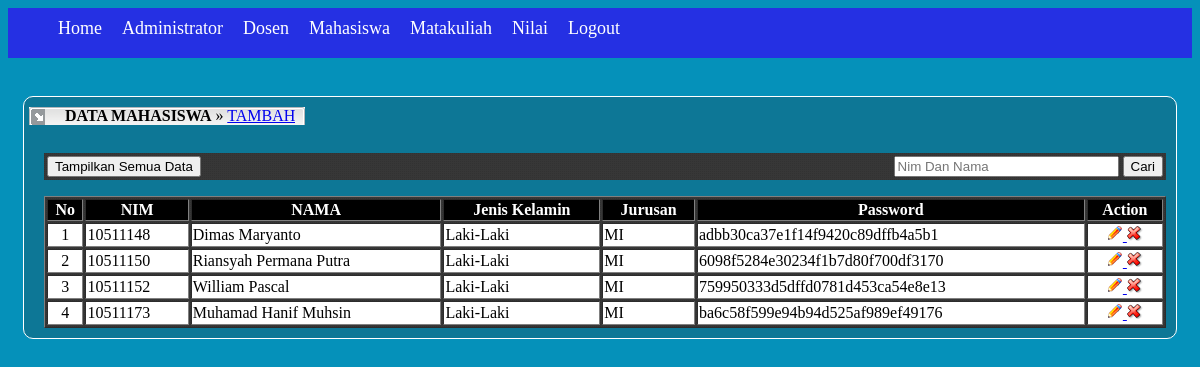
The page /admin/index.php?page=mahasiswa/view (signed in) on the database its author committed.
### tables this page shows
CREATE TABLE IF NOT EXISTS `mahasiswa` (
  `nim` varchar(30) NOT NULL,
  `nama` varchar(100) NOT NULL,
  `jk` char(10) DEFAULT NULL,
  `jur` varchar(30) DEFAULT NULL,
  `password` varchar(100) DEFAULT NULL,
  PRIMARY KEY (`nim`)
);

### includes/classes.php (called while the page is built, shortened)
<?php
class Database {
    private $server = "localhost";
    private $username = "root";
    private $password = "admin";
    private $dbName = "nilaionline148";
    function getDriverConnection() {
        $mysqli = new mysqli($this->server, $this->username, $this->password, $this->dbName);
        return $mysqli;
    }
}
class Mahasiswa {
    private $tableName = "mahasiswa";
    function tampilSemuaData() {
        $db = new Database();
        $sql = new PerintahSQL();
        $mysqli = $db->getDriverConnection();
        $query = $sql->getPerintahSelectAll($this->tableName);
        try {
            $result = mysqli_query($mysqli, $query);
            if ($result === FALSE) {
                throw new Exception("Failed Show Data : " . $mysqli->error);
            } else {
                while ($rows = mysqli_fetch_array($result)) {
                    $data[] = $rows;
                }
            }
        } catch (Exception $ex) {
            echo "$ex->getMessage()";
        }
        return $data;
    }
}
class PerintahSQL {
    function getPerintahSelectAll($table) {
        return "select * from $table";
    }
}
?>

### admin/mahasiswa/view.php (the view, shortened to what this page needs)
<?php
include_once '../../includes/classes.php';
?>
<div class="header">
    <div class="header-navigation">
        <div id="left-header">&emsp;</div>
        <div id="center-header"> &emsp; <b>DATA MAHASISWA</b> &raquo; <a href="?page=mahasiswa/insert">TAMBAH</a></div>
        <div id="right-header">&emsp;</div>
    </div>
</div>
<br><br>
<div id="navigation-search">
    <form method="POST" enctype="multipart/form-data">
        <table border="0" width="100%">
            <thead>
                <tr>
                    <th align="left">
                        <input type="submit" value="Tampilkan Semua Data" name="sb" />
                    </th>
                    <th align="right">
                        <input type="text" name="txtCari" value="" size="25"
                               placeholder="Nim Dan Nama"/>
                        <input type="submit" value="Cari" name="sb" />
                    </th>
                </tr>
            </thead>
        </table>
    </form>
</div>
<div class="menu-content">
    <table border="1" width="100%">
        <thead>
            <tr>
                <th align="center">No</th>
                <th>NIM</th>
                <th>NAMA</th>
                <th>Jenis Kelamin</th>
                <th >Jurusan</th>
                <th>Password</th>
                <th align="center">Action</th>
            </tr>
        </thead>
        <tbody>
            <?php
            $mhs = new Mahasiswa();
            $arrayMahasiswa = $mhs->tampilSemuaData();
            if (count($arrayMahasiswa)) {
                $i = 1;
                foreach ($arrayMahasiswa as $value) {
                    ?>
                    <tr>
                        <td align="center"><?php echo "$i"; ?></td>
                        <td><?php echo "$value[0]"; ?></td>
                        <td><?php echo "$value[1]"; ?></td>
                        <td><?php echo "$value[2]"; ?></td>
                        <td><?php echo "$value[3]"; ?></td>
                        <td><?php echo "$value[4]"; ?></td>
                        <td align="center">
                            <a href="?page=mahasiswa/update&key=<?php echo "$value[0]"; ?>">
                                <img src="../img/ico_edit.gif" class="icon" border="0"/>
                            </a>
                            <a href="?page=mahasiswa/delete&key=<?php echo "$value[0]"; ?>"
                               onclick="return confirm('Hapus Nim : <?php echo $value[0];?>')">
                                <img src="../img/ico_del.gif" class="icon" border="0"/>
                            </a>
                        </td>
                    </tr>
                    <?php
                    $i++;
                }
            }
            ?>
        </tbody>
    </table>
</div>

### css/style-view.css (style rules this page uses)
body { background-color: #0591ba; }
.header-navigation #left-header { float: left; background-image: url(../img/tabdata01.gif); background-repeat: no-repeat; }
.header-navigation #right-header { float: left; background-image: url(../img/tabdata03.gif); background-repeat: no-repeat; }
.header-navigation #center-header { float: left; background-image: url(../img/tabdata02bg.gif); background-repeat: repeat-x; }
#navigation-search { margin: 10px 5px 5px 15px; background-image: url(../img/bg.png); background-repeat: repeat; }
.menu-content { margin: 10px 5px 5px 15px; background-image: url(../img/bg.png); background-repeat: repeat; }
.menu-content thead { background-color: black; color: white; }
.menu-content tbody { background-color: white; color: black; }

### rows shown on the page
mahasiswa: nim "10511148", nama "Dimas Maryanto", jk "Laki-Laki", jur "MI", password "adbb30ca37e1f14f9420c89dffb4a5b1"
mahasiswa: nim "10511150", nama "Riansyah Permana Putra", jk "Laki-Laki", jur "MI", password "6098f5284e30234f1b7d80f700df3170"
mahasiswa: nim "10511152", nama "William Pascal", jk "Laki-Laki", jur "MI", password "759950333d5dffd0781d453ca54e8e13"
mahasiswa: nim "10511173", nama "Muhamad Hanif Muhsin", jk "Laki-Laki", jur "MI", password "ba6c58f599e94b94d525af989ef49176"
